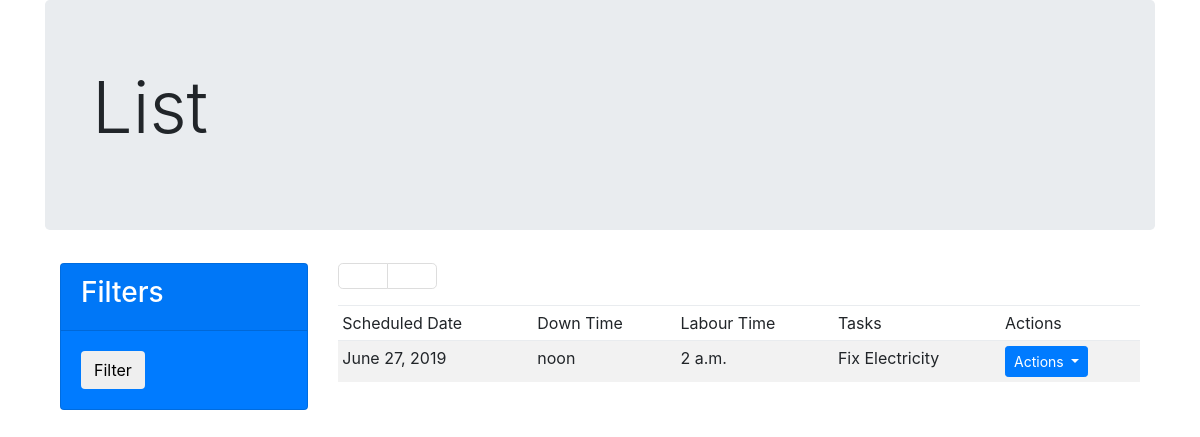
The page /maintenance/preventative-list on the database its author committed.
### maintenanceapp/models.py (models this page shows, shortened)
class MaintenanceWorkRequest(models.Model):
    class Meta:
        abstract=True
    description = models.CharField(max_length=20, null=True, blank=True)
    created_by = models.CharField(max_length=20)
    category = models.CharField(max_length=20, choices=[
        ('Electrical','Electrical'),
        ('Mechanical','Mechanical'),
        ('Automotive','Automotive'),
        ('Plumbing','Plumbing'),
        ('Carpentry','Carpentry'),
    ])
    down_time = models.TimeField(null=True)
    labour_time = models.TimeField(null=True)
    team = models.CharField(max_length=24)
    responsible = models.CharField(max_length=24)
    duration = models.TimeField(null=True)
    consumables_required = models.TextField(max_length=256)
    resolved_by_vendor = models.BooleanField(default=False)
    vendor = models.CharField(max_length=255)
    service_order_ref = models.CharField(max_length=255)

class PreventativeMaintenanceWorkRequest(MaintenanceWorkRequest):
    scheduled_date = models.DateField()
    down_time = models.TimeField()
    labour_time = models.TimeField()
    tasks = models.CharField(max_length=264)

### maintenanceapp/views.py (the view)
# urls.py: path('preventative-list',views.PreventativeMaintenanceWorklist.as_view(),
class PreventativeMaintenanceWorklist(ListView):
    template_name = os.path.join('list', 'preventative-list.html')
    context_object_name = 'preventative'
    def get_queryset(self):
        return models.PreventativeMaintenanceWorkRequest.objects.order_by('pk')

### maintenanceapp/templates/list/preventative-list.html (shortened to what this page needs)
{% extends 'nav.html' %}
{% block list_headings %}
    <tr>
        <td class="info">Scheduled Date</td>
        <td class="info">Down Time</td>
        <td class="info">Labour Time</td>
        <td class="info">Tasks</td>
        <td class="info">Actions</td>
    </tr>
{% endblock  %}
{% block list_content %}
    <tr>
        {% for object in object_list %}
            <td>{{object.scheduled_date}}</td>
            <td>{{object.down_time}}</td>
            <td>{{object.labour_time}}</td>
            <td>{{object.tasks}}</td>
            <td><div class="dropdown">
            <button class="btn btn-primary btn-sm dropdown-toggle" type="button" id="triggerId" data-toggle="dropdown"
                aria-haspopup="true" aria-expanded="false">
                Actions
            </button>
        </div>
        </td>
    </tr>
{% endfor %}
{% endblock  %}

### rows shown on the page
PreventativeMaintenanceWorkRequest: scheduled_date "June 27, 2019", down_time "noon", labour_time "2 a.m.", tasks "Fix Electricity"
